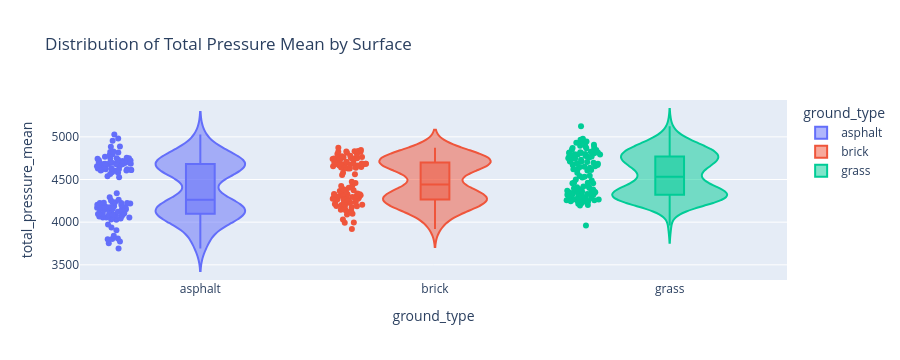

The notebook cell saved with this chart:
### Code cell
fig = px.violin(
    df,
    x="ground_type",
    y="total_pressure_mean",
    color="ground_type",
    box=True,
    points="all",
    title="Distribution of Total Pressure Mean by Surface"
)

fig.show()

### Figure 1 — Plotly figure (JSON) as saved in the notebook; plotly's stock layout.template omitted (floating-point values rounded to 4 significant figures)
{"data": [{"alignmentgroup": "True", "box": {"visible": true}, "hovertemplate": "ground_type=%{x}<br>total_pressure_mean=%{y}<extra></extra>", "legendgroup": "asphalt", "marker": {"color": "#636efa"}, "name": "asphalt", "offsetgroup": "asphalt", "orientation": "v", "points": "all", "scalegroup": "True", "showlegend": true, "type": "violin", "x": ["asphalt", "asphalt", "asphalt", "asphalt", "asphalt", "asphalt", "asphalt", "asphalt", "asphalt", "asphalt", "asphalt", "asphalt", "asphalt", "asphalt", "asphalt", "asphalt", "asphalt", "asphalt", "asphalt", "asphalt", "asphalt", "asphalt", "asphalt", "asphalt", "asphalt", "asphalt", "asphalt", "asphalt", "asphalt", "asphalt", "asphalt", "asphalt", "asphalt", "asphalt", "asphalt", "asphalt", "asphalt", "asphalt", "asphalt", "asphalt", "asphalt", "asphalt", "asphalt", "asphalt", "asphalt", "asphalt", "asphalt", "asphalt", "asphalt", "asphalt", "asphalt", "asphalt", "asphalt", "asphalt", "asphalt", "asphalt", "asphalt", "asphalt", "asphalt", "asphalt", "asphalt", "asphalt", "asphalt", "asphalt", "asphalt", "asphalt", "asphalt", "asphalt", "asphalt", "asphalt", "asphalt", "asphalt", "asphalt", "asphalt", "asphalt", "asphalt", "asphalt", "asphalt", "asphalt", "asphalt", "asphalt", "asphalt", "asphalt", "asphalt", "asphalt", "asphalt", "asphalt", "asphalt", "asphalt", "asphalt", "asphalt", "asphalt", "asphalt", "asphalt", "asphalt", "asphalt", "asphalt", "asphalt", "asphalt", "asphalt", "asphalt", "asphalt", "asphalt", "asphalt", "asphalt", "asphalt", "asphalt", "asphalt", "asphalt", "asphalt", "asphalt", "asphalt", "asphalt", "asphalt", "asphalt", "asphalt", "asphalt", "asphalt", "asphalt", "asphalt", "asphalt", "asphalt", "asphalt"], "x0": " ", "xaxis": "x", "y": [4623.0, 4822.0, 4797.0, 4707.0, 4699.0, 4643.0, 4731.0, 4539.0, 4766.0, 4743.0, 4749.0, 4830.0, 4696.0, 4672.0, 4579.0, 4639.0, 4720.0, 4722.0, 4682.0, 4749.0, 4610.0, 4622.0, 4650.0, 4629.0, 4602.0, 4566.0, 4692.0, 4613.0, 4612.0, 4678.0, 4657.0, 4338.0, 4680.0, 4622.0, 4712.0, 4693.0, 4725.0, 4526.0, 4607.0, 4665.0, 4685.0, 4607.0, 4623.0, 4657.0, 4584.0, 4689.0, 4678.0, 4681.0, 4716.0, 4632.0, 4685.0, 4785.0, 4816.0, 4887.0, 4953.0, 4754.0, 4981.0, 5027.0, 4752.0, 4884.0, 4065.0, 4096.0, 4087.0, 4150.0, 4079.0, 4029.0, 3972.0, 4094.0, 4107.0, 4162.0, 4199.0, 4180.0, 4168.0, 4205.0, 4171.0, 4102.0, 4227.0, 4157.0, 4067.0, 4156.0, 4085.0, 3936.0, 4082.0, 4170.0, 4073.0, 4088.0, 4067.0, 4225.0, 4218.0, 3752.0, 4178.0, 4056.0, 4098.0, 4134.0, 4175.0, 4053.0, 3905.0, 4042.0, 4187.0, 4086.0, 4226.0, 4223.0, 4230.0, 4185.0, 4172.0, 4151.0, 4123.0, 4144.0, 4054.0, 4032.0, 4143.0, 4235.0, 4293.0, 4096.0, 3810.0, 4264.0, 4254.0, 3773.0, 3842.0, 3693.0, 4066.0, 3802.0, 3799.0], "y0": " ", "yaxis": "y"}, {"alignmentgroup": "True", "box": {"visible": true}, "hovertemplate": "ground_type=%{x}<br>total_pressure_mean=%{y}<extra></extra>", "legendgroup": "brick", "marker": {"color": "#EF553B"}, "name": "brick", "offsetgroup": "brick", "orientation": "v", "points": "all", "scalegroup": "True", "showlegend": true, "type": "violin", "x": ["brick", "brick", "brick", "brick", "brick", "brick", "brick", "brick", "brick", "brick", "brick", "brick", "brick", "brick", "brick", "brick", "brick", "brick", "brick", "brick", "brick", "brick", "brick", "brick", "brick", "brick", "brick", "brick", "brick", "brick", "brick", "brick", "brick", "brick", "brick", "brick", "brick", "brick", "brick", "brick", "brick", "brick", "brick", "brick", "brick", "brick", "brick", "brick", "brick", "brick", "brick", "brick", "brick", "brick", "brick", "brick", "brick", "brick", "brick", "brick", "brick", "brick", "brick", "brick", "brick", "brick", "brick", "brick", "brick", "brick", "brick", "brick", "brick", "brick", "brick", "brick", "brick", "brick", "brick", "brick", "brick", "brick", "brick", "brick", "brick", "brick", "brick", "brick", "brick", "brick", "brick", "brick", "brick", "brick", "brick", "brick", "brick", "brick", "brick", "brick", "brick", "brick", "brick", "brick", "brick", "brick"], "x0": " ", "xaxis": "x", "y": [4425.0, 4792.0, 4579.0, 4473.0, 4639.0, 4675.0, 4684.0, 4645.0, 4684.0, 4751.0, 4665.0, 4835.0, 4872.0, 4831.0, 4746.0, 4826.0, 4731.0, 4685.0, 4693.0, 4645.0, 4709.0, 4741.0, 4630.0, 4799.0, 4689.0, 4738.0, 4778.0, 4830.0, 4764.0, 4710.0, 4681.0, 4825.0, 4740.0, 4749.0, 4552.0, 4640.0, 4773.0, 4665.0, 4745.0, 4846.0, 4700.0, 4672.0, 4656.0, 4815.0, 4561.0, 4762.0, 4678.0, 4631.0, 4742.0, 4630.0, 4684.0, 4695.0, 4755.0, 3919.0, 3994.0, 4217.0, 4134.0, 4147.0, 4253.0, 4425.0, 4310.0, 4032.0, 4274.0, 4360.0, 4200.0, 4290.0, 4252.0, 4232.0, 3995.0, 4295.0, 4326.0, 4328.0, 4269.0, 4260.0, 4459.0, 4403.0, 4330.0, 4307.0, 4230.0, 4287.0, 4317.0, 4176.0, 4365.0, 4264.0, 4387.0, 4320.0, 4297.0, 4205.0, 4212.0, 4270.0, 4236.0, 4334.0, 4187.0, 4189.0, 4335.0, 4114.0, 4375.0, 4328.0, 4273.0, 4204.0, 4174.0, 4228.0, 4307.0, 4098.0, 4137.0, 4090.0], "y0": " ", "yaxis": "y"}, {"alignmentgroup": "True", "box": {"visible": true}, "hovertemplate": "ground_type=%{x}<br>total_pressure_mean=%{y}<extra></extra>", "legendgroup": "grass", "marker": {"color": "#00cc96"}, "name": "grass", "offsetgroup": "grass", "orientation": "v", "points": "all", "scalegroup": "True", "showlegend": true, "type": "violin", "x": ["grass", "grass", "grass", "grass", "grass", "grass", "grass", "grass", "grass", "grass", "grass", "grass", "grass", "grass", "grass", "grass", "grass", "grass", "grass", "grass", "grass", "grass", "grass", "grass", "grass", "grass", "grass", "grass", "grass", "grass", "grass", "grass", "grass", "grass", "grass", "grass", "grass", "grass", "grass", "grass", "grass", "grass", "grass", "grass", "grass", "grass", "grass", "grass", "grass", "grass", "grass", "grass", "grass", "grass", "grass", "grass", "grass", "grass", "grass", "grass", "grass", "grass", "grass", "grass", "grass", "grass", "grass", "grass", "grass", "grass", "grass", "grass", "grass", "grass", "grass", "grass", "grass", "grass", "grass", "grass", "grass", "grass", "grass", "grass", "grass", "grass", "grass", "grass", "grass", "grass", "grass", "grass", "grass", "grass", "grass", "grass", "grass", "grass", "grass", "grass", "grass", "grass", "grass", "grass", "grass", "grass", "grass", "grass", "grass", "grass", "grass", "grass", "grass", "grass", "grass", "grass", "grass", "grass", "grass"], "x0": " ", "xaxis": "x", "y": [4543.0, 4540.0, 4245.0, 4215.0, 4369.0, 4670.0, 4685.0, 4646.0, 4637.0, 4770.0, 4819.0, 4606.0, 4625.0, 4680.0, 4753.0, 4711.0, 4744.0, 4977.0, 4793.0, 4817.0, 4747.0, 4732.0, 4704.0, 4868.0, 4880.0, 4778.0, 4651.0, 4690.0, 4657.0, 4965.0, 4696.0, 4747.0, 4865.0, 4851.0, 4908.0, 4818.0, 4758.0, 4780.0, 4826.0, 4840.0, 4671.0, 4619.0, 4810.0, 4810.0, 4794.0, 4750.0, 4767.0, 4946.0, 4846.0, 4936.0, 4942.0, 4896.0, 4798.0, 4796.0, 4712.0, 4762.0, 4808.0, 4930.0, 4890.0, 4285.0, 5125.0, 4224.0, 4292.0, 4256.0, 4256.0, 4240.0, 4197.0, 3960.0, 4242.0, 4277.0, 4273.0, 4200.0, 4329.0, 4371.0, 4267.0, 4463.0, 4524.0, 4351.0, 4456.0, 4246.0, 4384.0, 4245.0, 4283.0, 4352.0, 4464.0, 4356.0, 4286.0, 4286.0, 4611.0, 4325.0, 4364.0, 4531.0, 4456.0, 4349.0, 4396.0, 4334.0, 4409.0, 4288.0, 4273.0, 4306.0, 4327.0, 4489.0, 4386.0, 4400.0, 4326.0, 4366.0, 4257.0, 4245.0, 4580.0, 4351.0, 4344.0, 4321.0, 4267.0, 4319.0, 4302.0, 4421.0, 4419.0, 4501.0, 4303.0], "y0": " ", "yaxis": "y"}], "layout": {"autosize": true, "height": 360, "legend": {"title": {"text": "ground_type"}, "tracegroupgap": 0}, "title": {"text": "Distribution of Total Pressure Mean by Surface"}, "violinmode": "overlay", "xaxis": {"anchor": "y", "autorange": true, "categoryarray": ["asphalt", "brick", "grass"], "categoryorder": "array", "domain": [0, 1], "range": [-0.5075, 2.5], "title": {"text": "ground_type"}, "type": "category"}, "yaxis": {"anchor": "x", "autorange": true, "domain": [0, 1], "range": [3322.0, 5432.0], "title": {"text": "total_pressure_mean"}, "type": "linear"}}}
